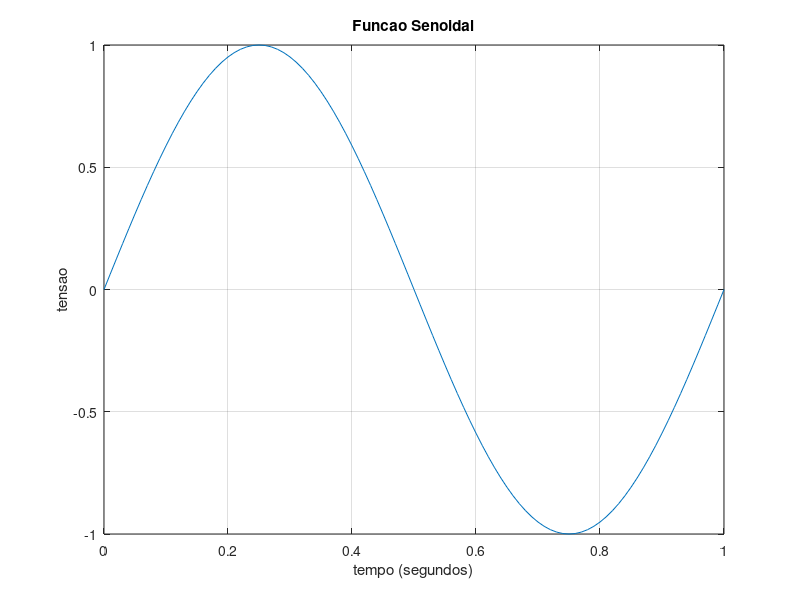

MATLAB code for this plot:
clear all

tempo_total = 1; %segundo
passo = tempo_total/100;

tempo = 0:passo:tempo_total 

for i = 1:length(tempo)
   y(i) = sin(2*pi*tempo(i));
end

plot(tempo,y);

xlabel("tempo (segundos)");
ylabel("tensao");
title("Funcao Senoidal");
grid
